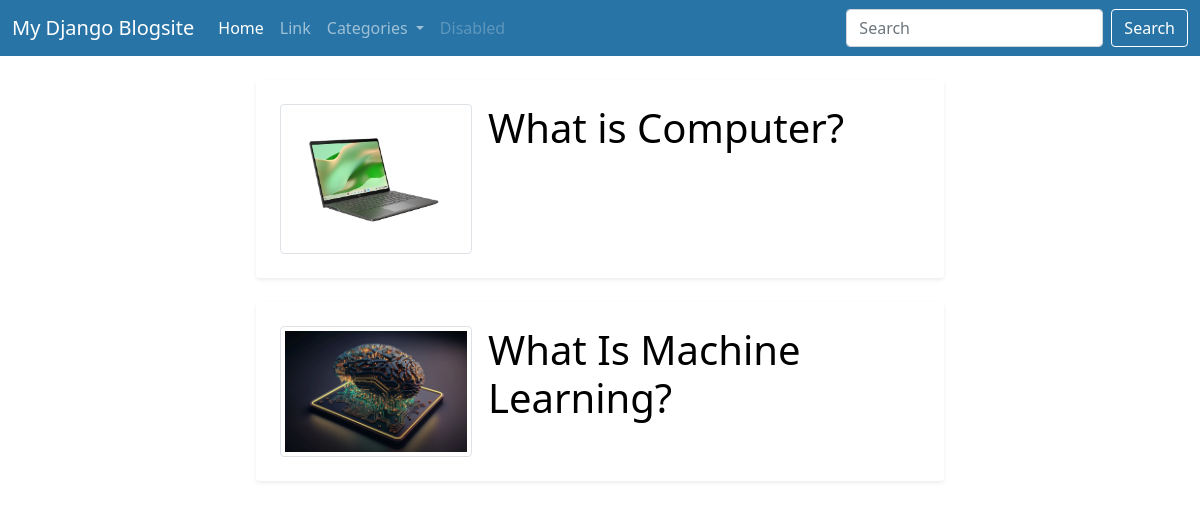
Screenshot of /article/by/category/2/ with the database file from the repository.
### blog/models.py (models this page shows, shortened)
class Article(models.Model):
    category_id = models.ForeignKey(category,on_delete=models.CASCADE)
    title= models.CharField(max_length=255)
    content = models.TextField()
    cover_image= models.FileField(upload_to='uploads/')
    created_at= models.DateTimeField(auto_now_add=True)
    updated_at= models.DateTimeField(auto_now=True)
    is_active= models.BooleanField(default=True)

### blog/views.py (the view)
# urls.py: path("article/by/category/<int:id>/",views.get_articlesbycategory,name='articlesbycateory'),
def get_articlesbycategory(request,id):
    categories = category.objects.all()
    cat = category.objects.get(id=id)
    article= Article.objects.filter(category_id=cat)
    context={'cat':cat,'articles':article,'categories':categories}
    return render(request,'articlelist.html',context)

### blog/templates/articlelist.html
{% extends "base.html" %}
{% block articlelistpage %}
<div class="container">
    <div class="row">
        <div class="col-md-2"></div>
        <div class="col-md-8">
            {% for article in articles %}
            <div class="card m-4 border-0 shadow-sm">
                <div class="card-body">
                    <div class="d-flex justify-content-start p-2">
                        <img src="{{article.cover_image.url}}" class="img-thumbnail" alt="..."style="width:30%;height:auto;">
                        <div class="p-2"></div>
                        <h1 class="display-6"><a href="/article/detail/{{article.id}}/"> {{article.title}} </a></h1>
                    </div>
                </div>
            </div>
            {% endfor %}
        </div>
        <div class="col-md-2">  </div>
    </div>
</div>
{% endblock %}

### blog/templates/base.html (shortened to what this page needs)
{% load static %}
<!DOCTYPE html>
<html lang="en">
<head>
    <link href="{% static 'css/bootstrap.min.css'%}" rel="stylesheet">
    <link href="{% static 'styles.css'%}" rel="stylesheet">
</head>
<body>
    <nav class="navbar navbar-expand-lg navbar-dark"  style="background-color: #2874A6;">
        <div class="container-fluid">
          <a class="navbar-brand" href="#">My Django Blogsite   </a>
          <div class="collapse navbar-collapse" id="navbarSupportedContent">
            <ul class="navbar-nav me-auto mb-2 mb-lg-0">
              <li class="nav-item">
                <a class="nav-link active" aria-current="page" href="/">Home</a>
              </li>
              <li class="nav-item">
                <a class="nav-link" href="#">Link</a>
              </li>
              <li class="nav-item dropdown">
                <a class="nav-link dropdown-toggle" href="#" id="navbarDropdown" role="button" data-bs-toggle="dropdown" aria-expanded="false">
                  Categories
                </a>
                </li>
              <li class="nav-item">
                <a class="nav-link disabled" href="#" tabindex="-1" aria-disabled="true">Disabled</a>
              </li>
            </ul>
            <form class="d-flex">
              <input class="form-control me-2" type="search" placeholder="Search" aria-label="Search">
              <button class="btn btn-outline-success" type="submit" style="color: #ffffff;border-color: #ffffff;">Search</button>
            </form>
          </div>
        </div>
      </nav>
    {% block articlelistpage %}
    {% endblock %}
</body>
</html>

### static/styles.css (style rules this page uses)
a { text-decoration: none; color: black; }
img { height: auto; }

### rows the page displays
Article: cover_image (picture), title "What is Computer?"
Article: cover_image (picture), title "What Is Machine Learning?"
